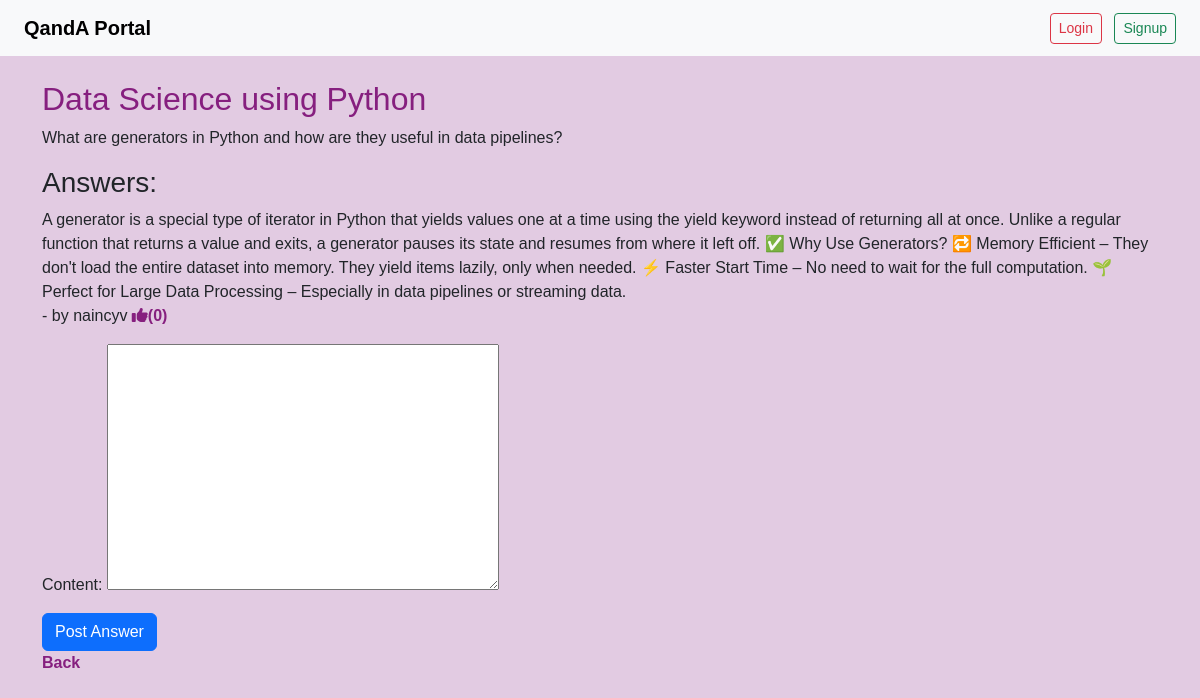
Page /question/4/ on the committed database.
### mainapp/models.py (models this page shows, shortened)
class Question(models.Model):
    user = models.ForeignKey(User, on_delete=models.CASCADE)
    title = models.CharField(max_length=255)
    description = models.TextField()
    created_at = models.DateTimeField(auto_now_add=True)

class Answer(models.Model):
    question = models.ForeignKey(Question, on_delete=models.CASCADE, related_name='answers')
    user = models.ForeignKey(User, on_delete=models.CASCADE)
    content = models.TextField()
    likes = models.ManyToManyField(User, related_name='liked_answers', blank=True)
    created_at = models.DateTimeField(auto_now_add=True)
    def total_likes(self):
        return self.likes.count()

### mainapp/views.py (the view)
# urls.py: path('question/<int:id>/', views.question_detail, name='question_detail'),
def question_detail(request, id):
    question = get_object_or_404(Question, id=id)
    answers = question.answers.all()
    form = AnswerForm()
    return render(request, 'main/question_detail.html', {'question': question, 'answers': answers, 'form': form})

### mainapp/forms.py
class AnswerForm(forms.ModelForm):
    class Meta:
        model = Answer
        fields = ['content']
        widgets = {
            'text': forms.Textarea(attrs={'class': 'form-control','style': 'font-weight: bold;'}),
        }

### mainapp/templates/main/question_detail.html (shortened to what this page needs)
{% extends "home.html" %}
{% block content %}
    <h2>{{question.title}}</h2>
    <p>{{question.description}}</p>
    <h3>Answers: </h3>
    {% for answer in answers %}
    <div>
        <p>{{ answer.content }} </br>- by {{ answer.user }}
            <a href="{% url 'like_answer' answer.id %}"><i class="fas fa-thumbs-up"></i>({{ answer.total_likes }})</a></p>
    </div>
    {% endfor %}
    <form method="post" action="{% url 'post_answer' question.id %}">
        {{ form.as_p }}
        <button type="submit" class="btn btn-primary">Post Answer</button>
      </form>
      <p><a href="{% url 'home' %}">Back</a></p>
{% endblock %}

### mainapp/static/css/style.css (style rules this page uses)
body, head { background-color: #e2cbe2; font-family: 'Trebuchet MS', 'Lucida Sans Unicode', 'Lucida Grande', 'Lucida Sans', Arial, sans-serif; }
h1, h2 { color: #831a7bf8; }
a { text-decoration: none; color: #831a7bf8; font-weight: bold; }

### rows in the picture
Question: title "Data Science using Python", description "What are generators in Python and how are they useful in data pipelines?"
Answer: content "A generator is a special type of iterator in Python that yields values one at a time using the yield keyword instead of returning all at once. Unlike a regular function that returns a value and exits, a generator pauses its state and resumes from where it left off. ✅ Why Use Generators? 🔁 Memory Efficient – They don't load the entire dataset into memory. They yield items lazily, only when needed. ⚡ Faster Start Time – No need to wait for the full computation. 🌱 Perfect for Large Data Processing – Especially in data pipelines or streaming data.", user "naincyv", total_likes "0"
